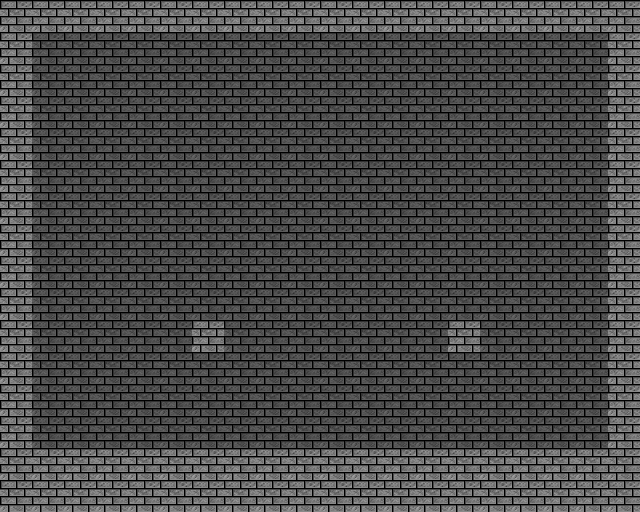

Rendered tile map (Tiled .tmx) drawn with the repository's tilesets; below, a short description and the full map source, tile grids included:
An orthogonal 20x16 tile map with 32x32 px tiles, 2 tile layers (Kachelebene 1, Kachelebene 2) and 15 objects (6x Collision, 4x Picture, 2x EnemySpawnLeft, PlayerSpawn, Teleporter).

<map version="1.0" orientation="orthogonal" width="20" height="16" tilewidth="32" tileheight="32">
 <tileset firstgid="1" name="wall" tilewidth="32" tileheight="32">
  <image source="wall.png" width="320" height="320" />
 </tileset>
 <layer name="Kachelebene 1" width="20" height="16">
  <data encoding="csv">
52,52,52,52,52,52,52,52,52,52,52,52,52,52,52,52,52,52,52,52,
52,5,5,5,5,5,5,5,5,5,5,5,5,5,5,5,5,5,5,52,
52,5,5,5,5,5,5,5,5,5,5,5,5,5,5,5,5,5,5,52,
52,5,5,5,5,5,5,5,5,5,5,5,5,5,5,5,5,5,5,52,
52,5,5,5,5,5,5,5,5,5,5,5,5,5,5,5,5,5,5,52,
52,5,5,5,5,5,5,5,5,5,5,5,5,5,5,5,5,5,5,52,
52,5,5,5,5,5,5,5,5,5,5,5,5,5,5,5,5,5,5,52,
52,5,5,5,5,5,5,5,5,5,5,5,5,5,5,5,5,5,5,52,
52,5,5,5,5,5,5,5,5,5,5,5,5,5,5,5,5,5,5,52,
52,5,5,5,5,5,5,5,5,5,5,5,5,5,5,5,5,5,5,52,
52,5,5,5,5,5,52,5,5,5,5,5,5,5,52,5,5,5,5,52,
52,5,5,5,5,5,5,5,5,5,5,5,5,5,5,5,5,5,5,52,
52,5,5,5,5,5,5,5,5,5,5,5,5,5,5,5,5,5,5,52,
52,5,5,5,5,5,5,5,5,5,5,5,5,5,5,5,5,5,5,52,
52,52,52,52,52,52,52,52,52,52,52,52,52,52,52,52,52,52,52,52,
52,52,52,52,52,52,52,52,52,52,52,52,52,52,52,52,52,52,52,52
</data>
 </layer>
 <layer name="Kachelebene 2" width="20" height="16">
  <data encoding="csv">
0,0,0,0,0,0,0,0,0,0,0,0,0,0,0,0,0,0,0,0,
0,0,0,0,0,0,0,0,0,0,0,0,0,0,0,0,0,0,0,0,
0,0,0,0,0,0,0,0,0,0,0,0,0,0,0,0,0,0,0,0,
0,0,0,0,0,0,0,0,0,0,0,0,0,0,0,0,0,0,0,0,
0,0,0,0,0,0,0,0,0,0,0,0,0,0,0,0,0,0,0,0,
0,0,0,0,0,0,0,0,0,0,0,0,0,0,0,0,0,0,0,0,
0,0,0,0,0,0,0,0,0,0,0,0,0,0,0,0,0,0,0,0,
0,0,0,0,0,0,0,0,0,0,0,0,0,0,0,0,0,0,0,0,
0,0,0,0,0,0,0,0,0,0,0,0,0,0,0,0,0,0,0,0,
0,0,0,0,0,0,0,0,0,0,0,0,0,0,0,0,0,0,0,0,
0,0,0,0,0,0,0,0,0,0,0,0,0,0,0,0,0,0,0,0,
0,0,0,0,0,0,0,0,0,0,0,0,0,0,0,0,0,0,0,0,
0,0,0,0,0,0,0,0,0,0,0,0,0,0,0,0,0,0,0,0,
0,0,0,0,0,0,0,0,0,0,0,0,0,0,0,0,0,0,0,0,
0,0,0,0,0,0,0,0,0,0,0,0,0,0,0,0,0,0,0,0,
0,0,0,0,0,0,0,0,0,0,0,0,0,0,0,0,0,0,0,0
</data>
 </layer>
 <objectgroup name="Collision" width="20" height="16">
  <object type="Collision" x="0" y="448" width="640" height="64" />
  <object type="Collision" x="608" y="33" width="32" height="416" />
  <object type="Collision" x="0" y="32" width="32" height="416" />
  <object type="Collision" x="0" y="0" width="640" height="32" />
  <object type="Collision" x="193" y="322" width="32" height="32" />
  <object type="Collision" x="449" y="322" width="32" height="32" />
 </objectgroup>
 <objectgroup name="Pictures" width="20" height="16">
  <object type="Picture" gid="14" x="576" y="448" />
  <object type="Picture" gid="4" x="576" y="416" />
  <object type="Picture" gid="4" x="32" y="416" />
  <object type="Picture" gid="14" x="32" y="448" />
 </objectgroup>
 <objectgroup name="Eventstuff" width="20" height="16">
  <object type="PlayerSpawn" x="288" y="416" width="32" height="32" />
  <object name="testLevel4.tmx" type="Teleporter" x="32" y="384" width="32" height="64" />
  <object x="767" y="176" />
  <object type="EnemySpawnLeft" gid="38" x="449" y="288" />
  <object type="EnemySpawnLeft" gid="38" x="192" y="287" />
 </objectgroup>
</map>
